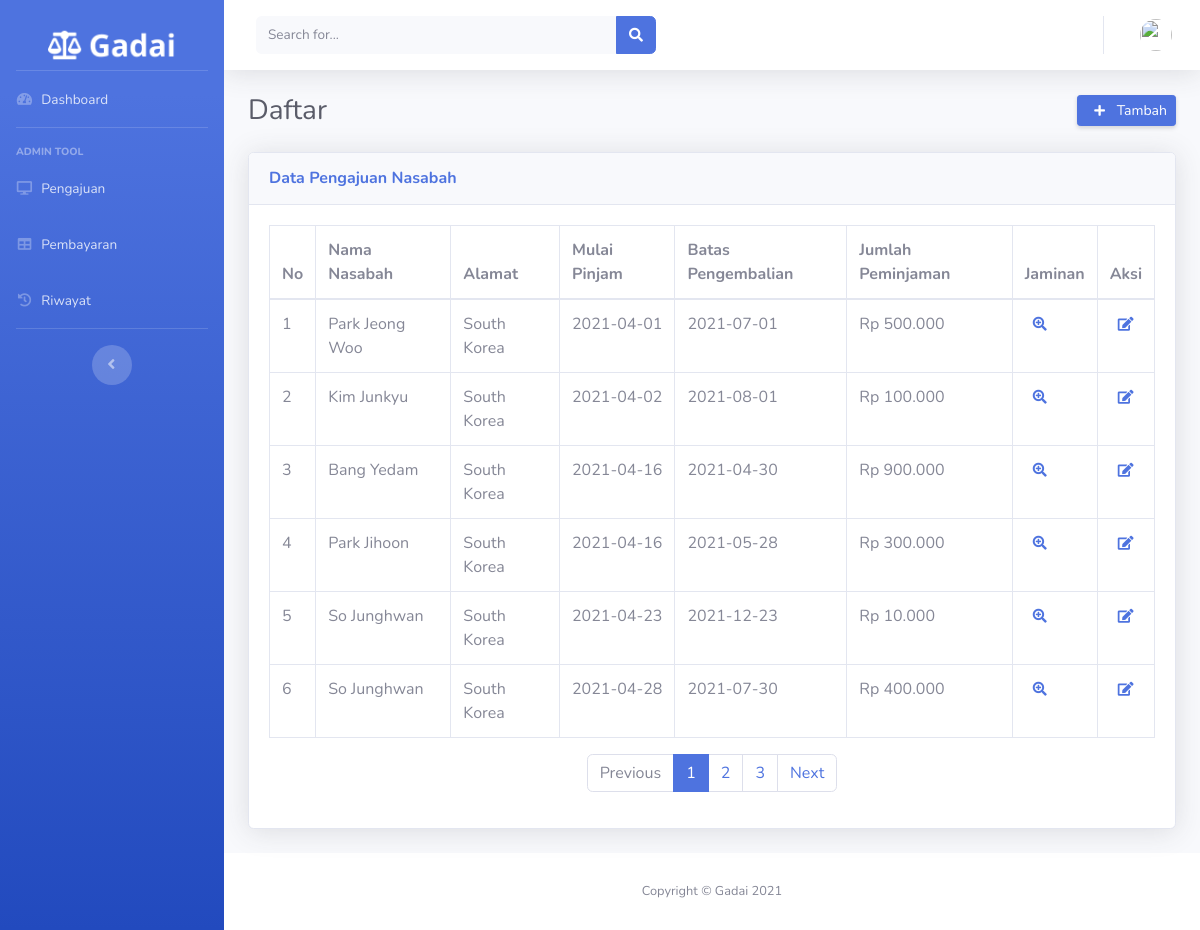
Screenshot of /index.php/pengajuangadai with the database file from the repository.
### tables this page shows
CREATE TABLE `pengajuan_gadai` (
  `id` int(11) NOT NULL,
  `nama_nasabah` varchar(128) NOT NULL,
  `alamat` varchar(128) NOT NULL,
  `tanggal_pinjam` date NOT NULL,
  `batas_pengembalian` date NOT NULL,
  `jumlah_peminjaman` int(11) NOT NULL,
  `nama_jaminan` varchar(128) NOT NULL,
  `bukti_jaminan` varchar(128) NOT NULL
);

### application/controllers/PengajuanGadai.php (called while the page is built, shortened)
<?php
class PengajuanGadai extends CI_Controller
{
    public function __construct()
    {
        $this->load->model(array('Pengajuan_model'));
    }
    public function index()
    {
        $data['pengajuan'] = $this->Pengajuan_model->getDataPengajuan();
        $data['title'] = 'Gadai-Pengajuan';
        $data['user'] = $this->db->get_where('user_admin', ['email' => $this->session->userdata('email')])->row_array();
        $this->load->view('templates/header', $data);
        $this->load->view('templates/sidebar', $data);
        $this->load->view('templates/topbar', $data);
        $this->load->view('admin/pengajuan', $data);
        $this->load->view('templates/footer');
    }
}

### index.php (called while the page is built, shortened)
<?php
require_once BASEPATH.'core/CodeIgniter.php';

### application/models/Pengajuan_model.php (called while the page is built, shortened)
<?php
class Pengajuan_model extends CI_Model
{
    public function getDataPengajuan()
    {
        $this->db->select("*");
        $this->db->from("pengajuan_gadai");
        return $this->db->get()->result();
    }
}

### application/views/admin/pengajuan.php (the view, shortened to what this page needs)
<div class="container-fluid">
    <div class="d-sm-flex align-items-center justify-content-between mb-4">
        <h1 class="h3 mb-0 text-gray-800">Daftar</h1>
        <a href="<?php echo base_url('PengajuanGadai/tambahPengajuan'); ?>" class="d-none d-sm-inline-block btn btn-sm btn-primary shadow-sm">
            <i class="fa fa-plus fa-sm text-white-100 mx-2">
            </i> Tambah</a>
    </div>
    <div class="card shadow mb-4">
        <div class="card-header py-3">
            <h6 class="m-0 font-weight-bold text-primary">Data Pengajuan Nasabah</h6>
        </div>
        <div class="card-body">
            <div class="table-responsive">
                <table class="table table-bordered" id="dataTable" width="100%" cellspacing="0">
                    <thead>
                        <tr>
                            <th>No</th>
                            <th>Nama Nasabah</th>
                            <th>Alamat</th>
                            <th>Mulai Pinjam</th>
                            <th>Batas Pengembalian</th>
                            <th>Jumlah Peminjaman</th>
                            <th>Jaminan</th>
                            <th>Aksi</th>
                        </tr>
                    </thead>
                    <tbody>
                        <?php $no = 1;
                        foreach ($pengajuan as $ajuan) { ?>
                            <tr>
                                <td><?php echo $no++; ?></td>
                                <td><?php echo $ajuan->nama_nasabah ?></td>
                                <td><?php echo $ajuan->alamat ?></td>
                                <td><?php echo $ajuan->tanggal_pinjam ?></td>
                                <td><?php echo $ajuan->batas_pengembalian ?></td>
                                <td><?php echo "Rp " . number_format($ajuan->jumlah_peminjaman, 0, ",", ".") ?></td>
                                <td>
                                    <a class="fa fa-search-plus fa-sm text-white-100 mx-2"></a>
                                </td>
                                <td><a class="fa fa-edit fa-sm text-white-100 mx-2"></a>
                                </td>
                            </tr>
                        <?php } ?>
                    </tbody>
                </table>
                <nav aria-label="Page navigation example">
                    <ul class="pagination justify-content-center">
                        <li class="page-item disabled">
                            <a class="page-link" href="#" tabindex="-1">Previous</a>
                        </li>
                        <li class="page-item active"><a class="page-link" href="#">1</a></li>
                        <li class="page-item"><a class="page-link" href="#">2</a></li>
                        <li class="page-item"><a class="page-link" href="#">3</a></li>
                        <li class="page-item">
                            <a class="page-link" href="#">Next</a>
                        </li>
                    </ul>
                </nav>
            </div>
        </div>
    </div>
</div>
</div>

### rows the page displays
pengajuan_gadai: nama_nasabah "Park Jeong Woo", alamat "South Korea", tanggal_pinjam "2021-04-01", batas_pengembalian "2021-07-01", jumlah_peminjaman "500.000"
pengajuan_gadai: nama_nasabah "Kim Junkyu", alamat "South Korea", tanggal_pinjam "2021-04-02", batas_pengembalian "2021-08-01", jumlah_peminjaman "100.000"
pengajuan_gadai: nama_nasabah "Bang Yedam", alamat "South Korea", tanggal_pinjam "2021-04-16", batas_pengembalian "2021-04-30", jumlah_peminjaman "900.000"
pengajuan_gadai: nama_nasabah "Park Jihoon", alamat "South Korea", tanggal_pinjam "2021-04-16", batas_pengembalian "2021-05-28", jumlah_peminjaman "300.000"
pengajuan_gadai: nama_nasabah "So Junghwan", alamat "South Korea", tanggal_pinjam "2021-04-23", batas_pengembalian "2021-12-23", jumlah_peminjaman "10.000"
pengajuan_gadai: nama_nasabah "So Junghwan", alamat "South Korea", tanggal_pinjam "2021-04-28", batas_pengembalian "2021-07-30", jumlah_peminjaman "400.000"
